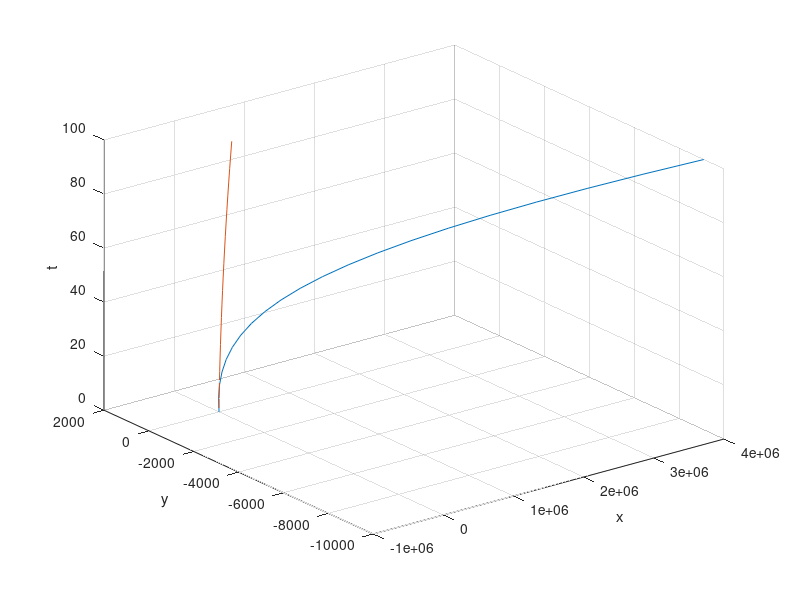

Here is the MATLAB script that generated this plot:
t = 0:5:100;
x = (4*t.^3) - (10*t);
y = (9*t) - (t.^2);
plot3(x,y,t)
vx = (12*t.^2) - 10;
vy = (9-2*t);
hold on
plot3(vx,vy,t)
ax = (24*t);
ay = (-2);
hold on
grid on
xlabel("x")
ylabel("y")
zlabel("t")
